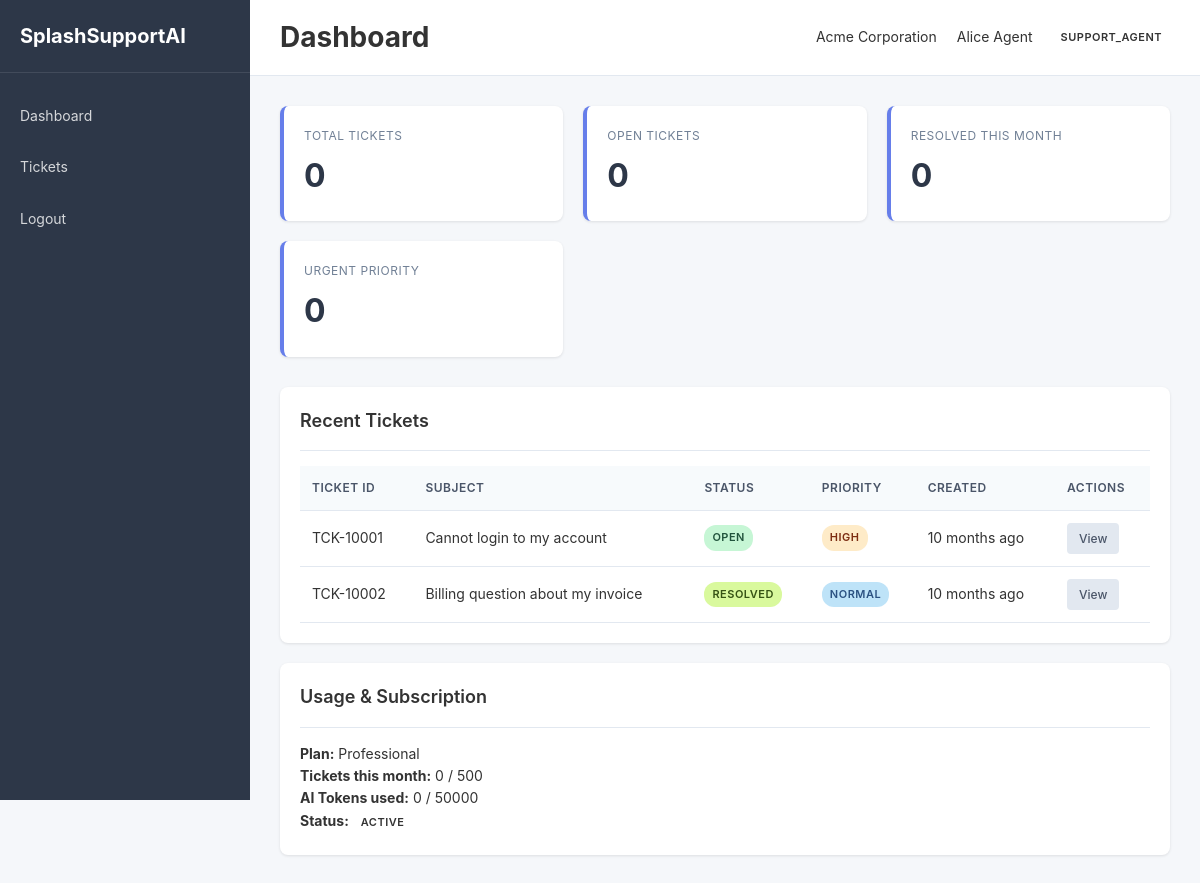
The app's page /dashboard (signed in) with its own data.
### tables this page shows
CREATE TABLE `tenants` (
  `id` INT UNSIGNED NOT NULL AUTO_INCREMENT,
  `name` VARCHAR(255) NOT NULL,
  `code` VARCHAR(50) NOT NULL UNIQUE,
  `logo_path` VARCHAR(255) DEFAULT NULL,
  `primary_contact_name` VARCHAR(255) DEFAULT NULL,
  `primary_contact_email` VARCHAR(255) DEFAULT NULL,
  `phone` VARCHAR(50) DEFAULT NULL,
  `address` TEXT DEFAULT NULL,
  `default_timezone` VARCHAR(50) DEFAULT 'UTC',
  `default_language` VARCHAR(10) DEFAULT 'en',
  `default_currency` VARCHAR(3) DEFAULT 'USD',
  `status` ENUM('active', 'inactive') DEFAULT 'active',
  `created_at` DATETIME DEFAULT CURRENT_TIMESTAMP,
  `updated_at` DATETIME DEFAULT CURRENT_TIMESTAMP ON UPDATE CURRENT_TIMESTAMP,
  PRIMARY KEY (`id`),
  INDEX `idx_code` (`code`),
  INDEX `idx_status` (`status`)
);

CREATE TABLE `users` (
  `id` INT UNSIGNED NOT NULL AUTO_INCREMENT,
  `tenant_id` INT UNSIGNED DEFAULT NULL,
  `name` VARCHAR(255) NOT NULL,
  `email` VARCHAR(255) NOT NULL,
  `password_hash` VARCHAR(255) NOT NULL,
  `role` ENUM('platform_admin', 'tenant_admin', 'support_manager', 'support_agent', 'read_only') NOT NULL,
  `status` ENUM('active', 'inactive') DEFAULT 'active',
  `avatar_path` VARCHAR(255) DEFAULT NULL,
  `last_login_at` DATETIME DEFAULT NULL,
  `failed_login_attempts` INT DEFAULT 0,
  `locked_until` DATETIME DEFAULT NULL,
  `created_at` DATETIME DEFAULT CURRENT_TIMESTAMP,
  `updated_at` DATETIME DEFAULT CURRENT_TIMESTAMP ON UPDATE CURRENT_TIMESTAMP,
  PRIMARY KEY (`id`),
  UNIQUE KEY `idx_email` (`email`),
  INDEX `idx_tenant_role` (`tenant_id`, `role`),
  INDEX `idx_status` (`status`),
  FOREIGN KEY (`tenant_id`) REFERENCES `tenants`(`id`) ON DELETE CASCADE
);

CREATE TABLE `tickets` (
  `id` INT UNSIGNED NOT NULL AUTO_INCREMENT,
  `tenant_id` INT UNSIGNED NOT NULL,
  `public_id` VARCHAR(50) NOT NULL,
  `channel_id` INT UNSIGNED DEFAULT NULL,
  `customer_id` INT UNSIGNED DEFAULT NULL,
  `subject` VARCHAR(500) NOT NULL,
  `customer_name` VARCHAR(255) DEFAULT NULL,
  `customer_email` VARCHAR(255) DEFAULT NULL,
  `customer_phone` VARCHAR(50) DEFAULT NULL,
  `status` ENUM('new', 'open', 'pending', 'on_hold', 'resolved', 'closed') DEFAULT 'new',
  `priority` ENUM('low', 'normal', 'high', 'urgent') DEFAULT 'normal',
  `type` ENUM('question', 'incident', 'problem', 'task') DEFAULT 'question',
  `assignee_user_id` INT UNSIGNED DEFAULT NULL,
  `team_id` INT UNSIGNED DEFAULT NULL,
  `sla_policy_id` INT UNSIGNED DEFAULT NULL,
  `due_at` DATETIME DEFAULT NULL,
  `first_response_at` DATETIME DEFAULT NULL,
  `resolved_at` DATETIME DEFAULT NULL,
  `last_customer_reply_at` DATETIME DEFAULT NULL,
  `last_agent_reply_at` DATETIME DEFAULT NULL,
  `created_at` DATETIME DEFAULT CURRENT_TIMESTAMP,
  `updated_at` DATETIME DEFAULT CURRENT_TIMESTAMP ON UPDATE CURRENT_TIMESTAMP,
  PRIMARY KEY (`id`),
  UNIQUE KEY `idx_tenant_public_id` (`tenant_id`, `public_id`),
  INDEX `idx_status` (`status`),
  INDEX `idx_priority` (`priority`),
  INDEX `idx_assignee` (`assignee_user_id`),
  INDEX `idx_team` (`team_id`),
  INDEX `idx_channel` (`channel_id`),
  INDEX `idx_customer` (`customer_id`),
  INDEX `idx_created` (`created_at`),
  FOREIGN KEY (`tenant_id`) REFERENCES `tenants`(`id`) ON DELETE CASCADE,
  FOREIGN KEY (`channel_id`) REFERENCES `channels`(`id`) ON DELETE SET NULL,
  FOREIGN KEY (`customer_id`) REFERENCES `customers`(`id`) ON DELETE SET NULL,
  FOREIGN KEY (`assignee_user_id`) REFERENCES `users`(`id`) ON DELETE SET NULL,
  FOREIGN KEY (`team_id`) REFERENCES `teams`(`id`) ON DELETE SET NULL
);

CREATE TABLE `tenant_subscriptions` (
  `id` INT UNSIGNED NOT NULL AUTO_INCREMENT,
  `tenant_id` INT UNSIGNED NOT NULL,
  `plan_id` INT UNSIGNED NOT NULL,
  `status` ENUM('trialing', 'active', 'past_due', 'canceled') DEFAULT 'trialing',
  `start_date` DATE NOT NULL,
  `end_date` DATE DEFAULT NULL,
  `renewal_date` DATE DEFAULT NULL,
  `created_at` DATETIME DEFAULT CURRENT_TIMESTAMP,
  `updated_at` DATETIME DEFAULT CURRENT_TIMESTAMP ON UPDATE CURRENT_TIMESTAMP,
  PRIMARY KEY (`id`),
  INDEX `idx_tenant` (`tenant_id`),
  INDEX `idx_status` (`status`),
  INDEX `idx_renewal` (`renewal_date`),
  FOREIGN KEY (`tenant_id`) REFERENCES `tenants`(`id`) ON DELETE CASCADE,
  FOREIGN KEY (`plan_id`) REFERENCES `plans`(`id`) ON DELETE RESTRICT
);

CREATE TABLE `plans` (
  `id` INT UNSIGNED NOT NULL AUTO_INCREMENT,
  `name` VARCHAR(255) NOT NULL,
  `description` TEXT DEFAULT NULL,
  `price` DECIMAL(10, 2) NOT NULL DEFAULT 0.00,
  `billing_cycle` ENUM('monthly', 'yearly') DEFAULT 'monthly',
  `max_users` INT DEFAULT NULL,
  `max_tickets_per_month` INT DEFAULT NULL,
  `max_ai_tokens_per_month` INT DEFAULT NULL,
  `max_channels` INT DEFAULT NULL,
  `features_json` TEXT DEFAULT NULL,
  `is_active` TINYINT(1) DEFAULT 1,
  `created_at` DATETIME DEFAULT CURRENT_TIMESTAMP,
  `updated_at` DATETIME DEFAULT CURRENT_TIMESTAMP ON UPDATE CURRENT_TIMESTAMP,
  PRIMARY KEY (`id`),
  INDEX `idx_active` (`is_active`)
);

CREATE TABLE `tenant_usage` (
  `tenant_id` INT UNSIGNED NOT NULL,
  `current_ticket_count_month` INT DEFAULT 0,
  `current_ai_tokens_used_month` INT DEFAULT 0,
  `current_api_calls_month` INT DEFAULT 0,
  `storage_bytes_used` BIGINT DEFAULT 0,
  `reset_date` DATE NOT NULL,
  `updated_at` DATETIME DEFAULT CURRENT_TIMESTAMP ON UPDATE CURRENT_TIMESTAMP,
  PRIMARY KEY (`tenant_id`),
  FOREIGN KEY (`tenant_id`) REFERENCES `tenants`(`id`) ON DELETE CASCADE
);

### app/views/dashboard/index.php (the view, shortened to what the rows shown need)
<?php
$pageTitle = 'Dashboard';
include APP_PATH . '/views/layouts/header.php';
?>
<div class="card">
    <table class="table">
        <thead>
            <tr>
                <th>Ticket ID</th>
                <th>Subject</th>
                <th>Status</th>
                <th>Priority</th>
                <th>Created</th>
                <th>Actions</th>
            </tr>
        </thead>
        <tbody>
            <?php if (!empty($recentTickets)): ?>
                <?php foreach ($recentTickets as $ticket): ?>
                <tr>
                    <td><?php echo SecurityHelper::escape($ticket['public_id']); ?></td>
                    <td><?php echo SecurityHelper::escape($ticket['subject']); ?></td>
                    <td><span class="badge badge-<?php echo $ticket['status']; ?>"><?php echo strtoupper($ticket['status']); ?></span></td>
                    <td><span class="badge badge-<?php echo $ticket['priority']; ?>"><?php echo strtoupper($ticket['priority']); ?></span></td>
                    <td><?php echo DateHelper::timeAgo($ticket['created_at'], $tenant['default_timezone'] ?? 'UTC'); ?></td>
                    <td><a href="<?php echo BASE_URL; ?>/tickets/view/<?php echo $ticket['public_id']; ?>" class="btn btn-sm btn-secondary">View</a></td>
                </tr>
                <?php endforeach; ?>
            <?php else: ?>
                <tr><td colspan="6" class="text-center">No tickets found</td></tr>
            <?php endif; ?>
        </tbody>
    </table>
</div>
<?php if (isset($subscription) && isset($usage)): ?>
<div class="card">
    <div class="card-header">Usage & Subscription</div>
    <p><strong>Plan:</strong> <?php echo SecurityHelper::escape($subscription['plan_name']); ?></p>
    <p><strong>Tickets this month:</strong> <?php echo $usage['current_ticket_count_month']; ?> <?php if ($subscription['max_tickets_per_month']): ?>/ <?php echo $subscription['max_tickets_per_month']; ?><?php endif; ?></p>
    <p><strong>AI Tokens used:</strong> <?php echo $usage['current_ai_tokens_used_month']; ?> <?php if ($subscription['max_ai_tokens_per_month']): ?>/ <?php echo $subscription['max_ai_tokens_per_month']; ?><?php endif; ?></p>
    <p><strong>Status:</strong> <span class="badge badge-<?php echo $subscription['status']; ?>"><?php echo strtoupper($subscription['status']); ?></span></p>
</div>
<?php endif; ?>
<?php include APP_PATH . '/views/layouts/footer.php'; ?>

### app/views/layouts/header.php (shortened to what the rows shown need)
<!DOCTYPE html>
<html lang="en">
<head>
    <link rel="stylesheet" href="<?php echo BASE_URL; ?>/assets/css/style.css">
</head>
<body>
    <div class="main-layout">
        <main class="main-content">
            <?php if (isset($user)): ?>
            <div class="topbar">
                <div class="topbar-left">
                    <h1><?php echo isset($pageTitle) ? SecurityHelper::escape($pageTitle) : 'Dashboard'; ?></h1>
                </div>
                <div class="topbar-right">
                    <?php if (isset($tenant)): ?>
                    <span><?php echo SecurityHelper::escape($tenant['name']); ?></span>
                    <?php endif; ?>
                    <span><?php echo SecurityHelper::escape($user['name']); ?></span>
                    <span class="badge badge-<?php echo $user['role']; ?>"><?php echo strtoupper($user['role']); ?></span>
                </div>
            </div>
            <?php endif; ?>
            <div class="content">

### records on screen
tenants: name "Acme Corporation"
users: name "Alice Agent", role "SUPPORT_AGENT"
tickets: public "TCK-10001", subject "Cannot login to my account", status "OPEN", priority "HIGH", created_at.default_timezone "10 months ago"
tickets: public "TCK-10002", subject "Billing question about my invoice", status "RESOLVED", priority "NORMAL", created_at.default_timezone "10 months ago"
tenant_subscriptions: plan.name "Professional", plan.max_tickets_per_month "500", plan.max_ai_tokens_per_month "50000", status "ACTIVE"
tenant_usage: current_ticket_count_month "0", current_ai_tokens_used_month "0"

### other values on screen
SecurityHelper::escape($pageTitle) "Dashboard"
$stats['total'] "0"
$stats['open_count'] "0"
$stats['resolved_count'] "0"
$stats['urgent_count'] "0"
